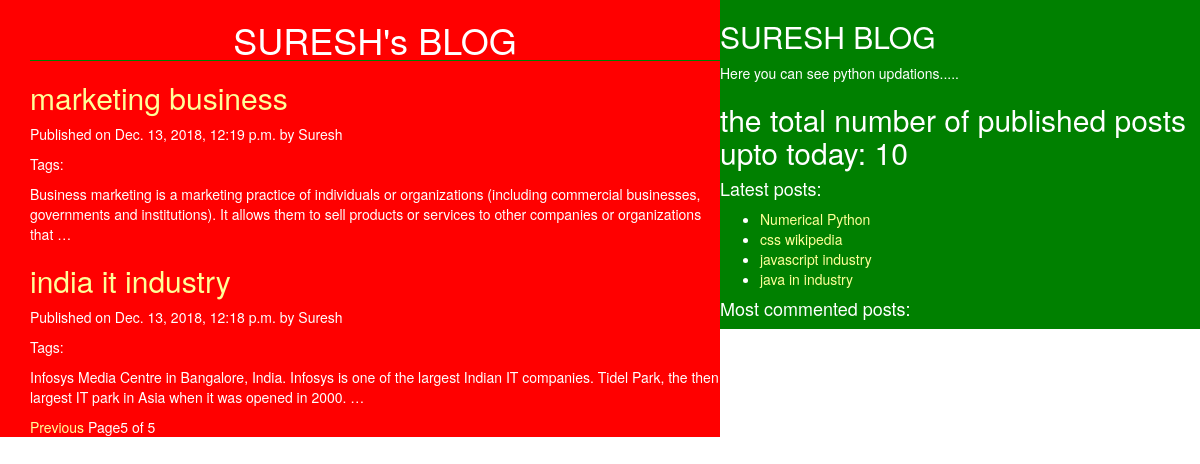
The app's page /?page=5 with its own data.
### blog/models.py (models this page shows, shortened)
class Post(models.Model):
    STATIC_CHOICE = (('draft', 'Draft'), ('published', 'Published'))
    title = models.CharField(max_length=256)
    slug = models.SlugField(max_length=264, unique_for_date='publish')
    author = models.ForeignKey(User, related_name='blog_posts', on_delete=models.CASCADE)
    body = models.TextField()
    created = models.DateTimeField(auto_now_add=True)
    updated = models.DateTimeField(auto_now=True)
    publish = models.DateTimeField(default=timezone.now)
    status = models.CharField(max_length=10, choices=STATIC_CHOICE, default='draft')
    tags = TaggableManager()
    class Meta:
        ordering = ('-publish', )
    def get_absolute_url(self):
        return reverse('post_details', args=[self.publish.year, self.publish.strftime('%m'), self.publish.strftime('%d'),self.slug])

### blog/views.py (the view)
# urls.py: path('', views.post_list_view),
def post_list_view(request, tag_slug=None):
    post_list = Post.objects.all()
    tag = None
    if tag_slug:
        tag = get_object_or_404(Tag, slug=tag_slug)
        post_list = post_list.filter(tags__in=[tag])
    '''creating paginator'''
    paginator = Paginator(post_list, 2)
    page_number = request.GET.get('page')
    try:
        post_list = paginator.page(page_number)
    except PageNotAnInteger:
        post_list = paginator.page(1)
    except EmptyPage:
        post_list = paginator.page(paginator.num_pages)
    return render(request, 'blog/post_list.html', {'post_list': post_list, 'tag': tag})

### blog/templatetags/blog_tags.py (called while the page is built)
@register.simple_tag
def total_posts():
    return Post.objects.count()

@register.inclusion_tag('blog/latestposts.html')
def show_latest_posts():
    late_posts = Post.objects.order_by('-publish')[:4]
    return {'late_posts': late_posts}

### templates/blog/post_list.html (shortened to what this page needs)
{% extends 'blog/Home.html' %}
{% block content %}
<h1 class="main">SURESH's BLOG</h1>
{% for post in post_list %}
<a href="{{post.get_absolute_url}}"><h2>{{post.title}}</h2></a>
<p id="date">Published on {{post.publish}} by {{post.author|title}}</p>
<p>Tags:
</p>
{{post.body|truncatewords:30|linebreaks}}
{% endfor %}
{% include 'blog/Pagenation.html' with page=post_list%}
{% endblock %}

### templates/blog/latestposts.html
<ul>
    {% for post in late_posts %}
    <li><a href="{{post.get_absolute_url}}">{{post.title}}</a></li>
    {%endfor%}
</ul>

### static/css/blog.css (style rules this page uses)
.main { text-align:center; border-bottom:1px solid green; }
body { color:white; }
a { color:#ffff99; }

### records on screen
Post: title "marketing business", publish "Dec. 13, 2018, 12:19 p.m.", author "Suresh", body "Business marketing is a marketing practice of individuals or organizations (including commercial businesses, governments and institutions). It allows them to sell products or services to other companies or organizations that …"
Post: title "india it industry", publish "Dec. 13, 2018, 12:18 p.m.", author "Suresh", body "Infosys Media Centre in Bangalore, India. Infosys is one of the largest Indian IT companies. Tidel Park, the then largest IT park in Asia when it was opened in 2000. …"
Post: title "Numerical Python"
Post: title "css wikipedia"
Post: title "javascript industry"
Post: title "java in industry"

### other values on screen
{{ page.number }} "5"
{{ page.paginator.num_pages }} "5"
